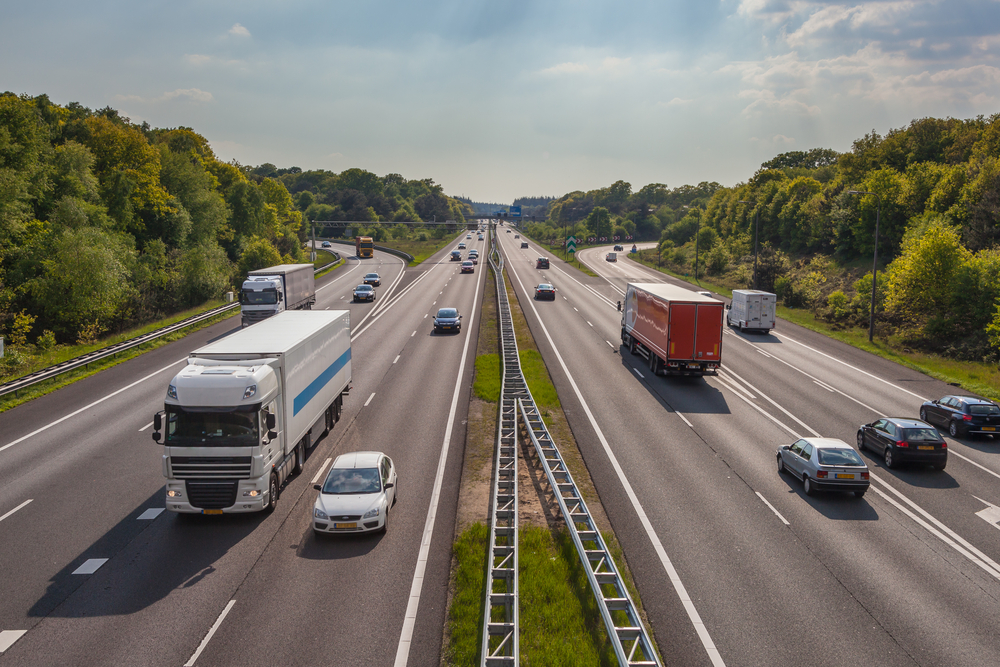
#> input picture Imagens/rodovia.jpg, 1000 x 667 px, found by its file name
$ python 02_UsoClassificadorCascade.py
#> lines starting #> are read from the running program, lines starting #| are printed output that depends on the picture; after the words box and inside, x2 and y2 are one past the last pixel; in counts of white or black regions, pixels touching at a corner belong together
import sys
import cv2
import time
import numpy as np

# Caminho da imagem
pathImagem = '../../imagens/rodovia.jpg'

# Carregar Imagem
img = cv2.imread(pathImagem)
#> img is the input picture: shape (667, 1000, 3); mean B, G, R 105.4, 115.7, 119.6

# Criar nosso classificador, passando qual o modelo de classificação
car_classifier = cv2.CascadeClassifier('Haarcascades\haarcascade_car.xml')


# Converter imagem para escala de cinza
gray = cv2.cvtColor(img, cv2.COLOR_BGR2GRAY)
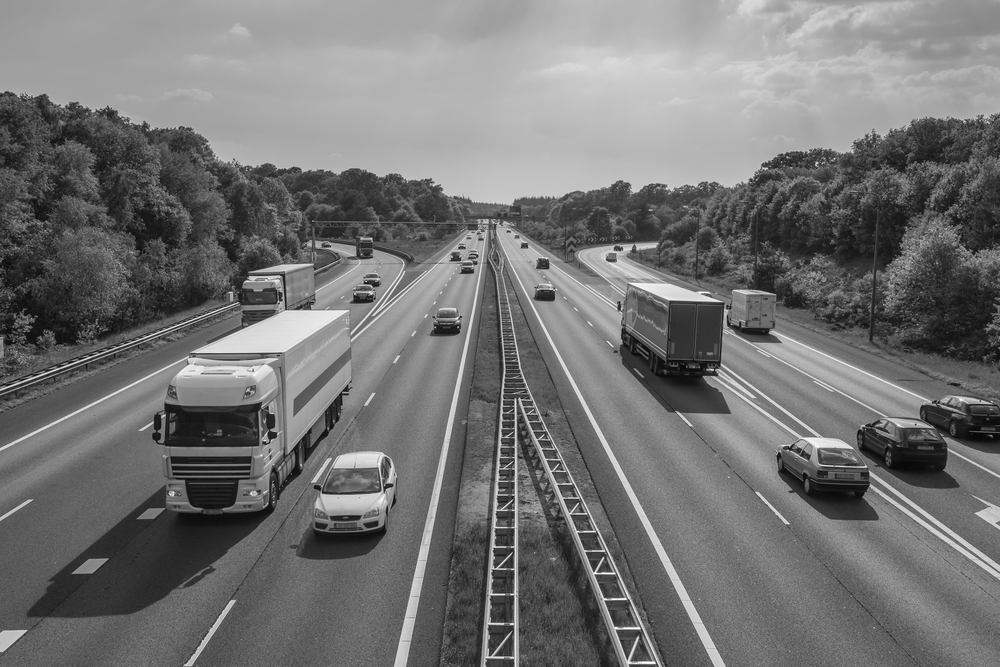
#> gray: shape (667, 1000); min 1, max 255, mean 115.7

# Executar nosso classificador na imagem
# parâmetros: (imagem, fator de escala, vizinhança)
#cars = car_classifier.detectMultiScale(gray, 1.4, 2)
cars = car_classifier.detectMultiScale(gray, 1.1, 3)
#> cars = [[455, 256, 25, 25], [527, 273, 38, 38], [342, 275, 39, 39], [275, 278, 46, 46], [422, 301, 47, 47], [789, 457, 60, 60]]

# Extração dos boxes encontrados
for (x, y, w, h) in cars:
    cv2.rectangle(img, (x, y), (x + w, y + h), (0, 255, 255), 2)
    cv2.imshow('Carro', img)
#> this loop made 6 passes
#> pass 2, `cv2.imshow('Carro', img)`:
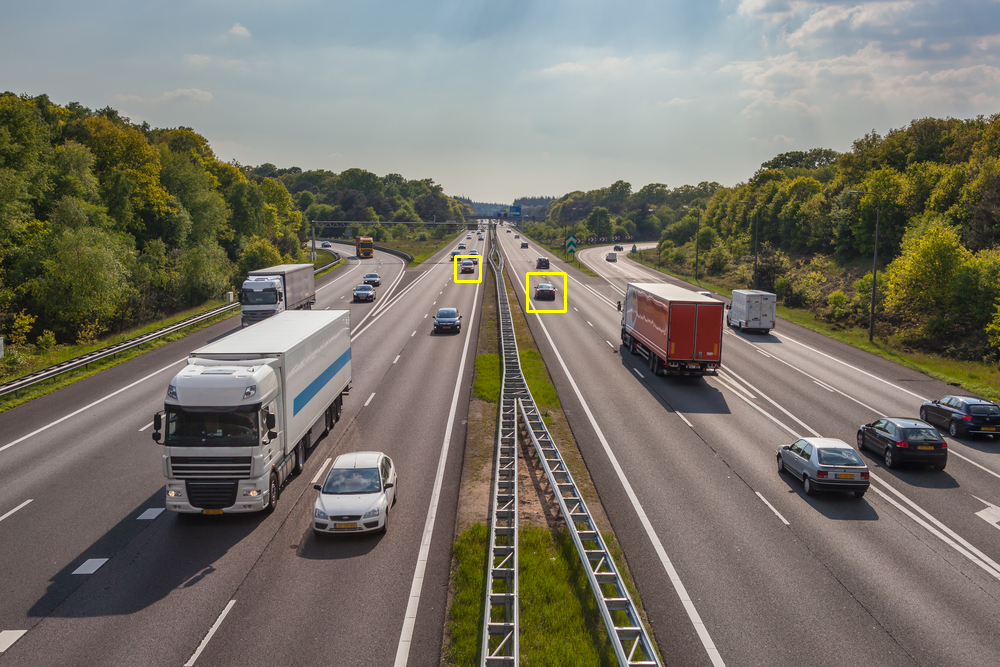
#> window 'Carro': shape (667, 1000, 3); mean B, G, R 105.3, 115.8, 119.7
#> after the loop:
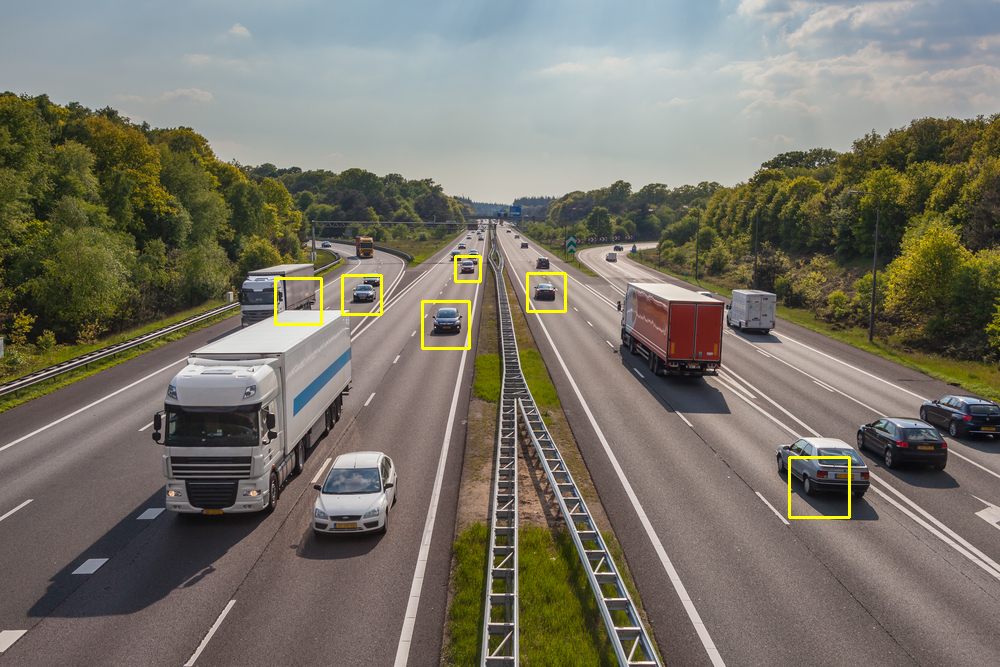
#> img: shape (667, 1000, 3); 0.46% of pixels changed, all inside (x1, y1, x2, y2) = (274, 255, 851, 519)


cv2.waitKey(0)
cv2.destroyAllWindows()

$ run again, with Imagens/elefante.jpg copied over Imagens/rodovia.jpg
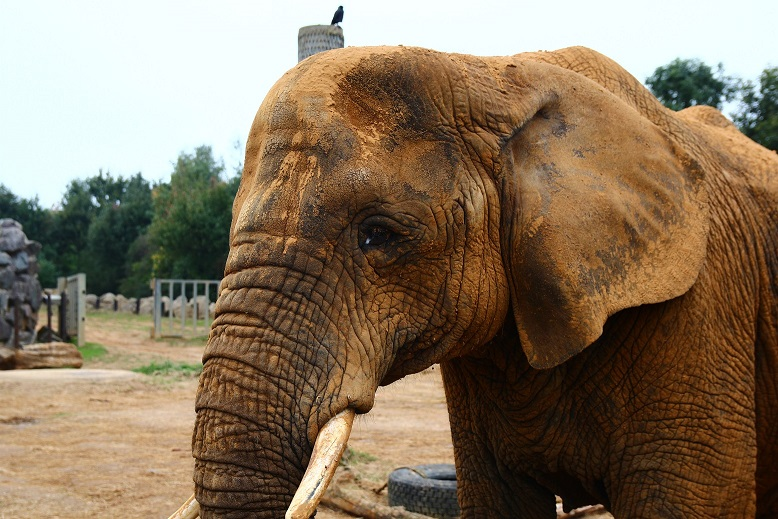
#> input picture Imagens/elefante.jpg, 778 x 519 px, found by its file name
#> img is the input picture: shape (519, 778, 3); mean B, G, R 95.2, 117.2, 135.3
#> `gray = cv2.cvtColor(img, cv2.COLOR_BGR2GRAY)`:
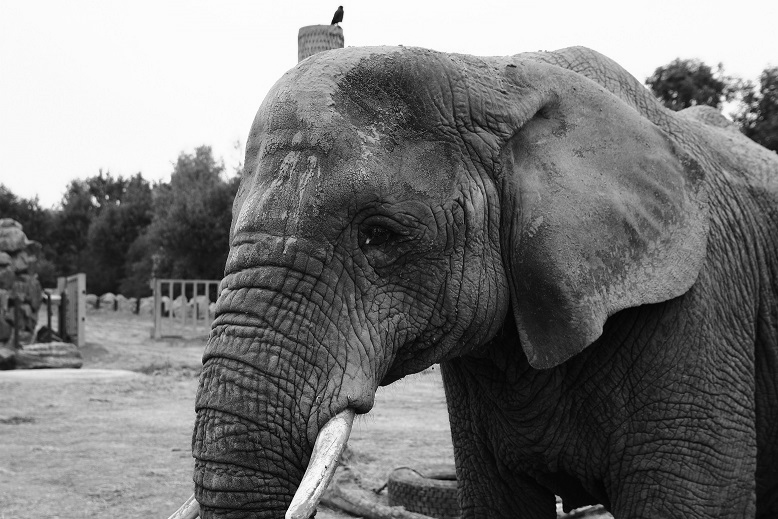
#> gray: shape (519, 778); min 0, max 255, mean 120.1
#> cars = [[61, 351, 25, 25]]
#> the loop `for (x, y, w, h) in cars:` made 1 pass
